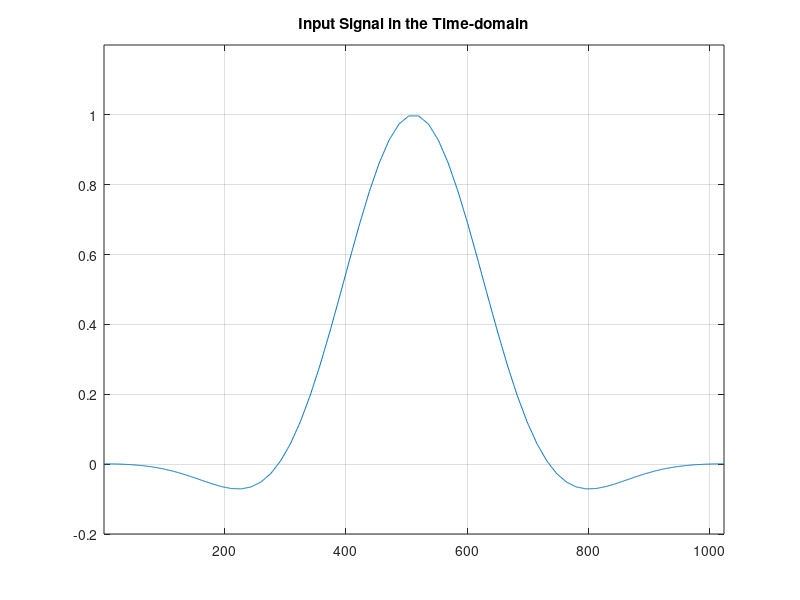
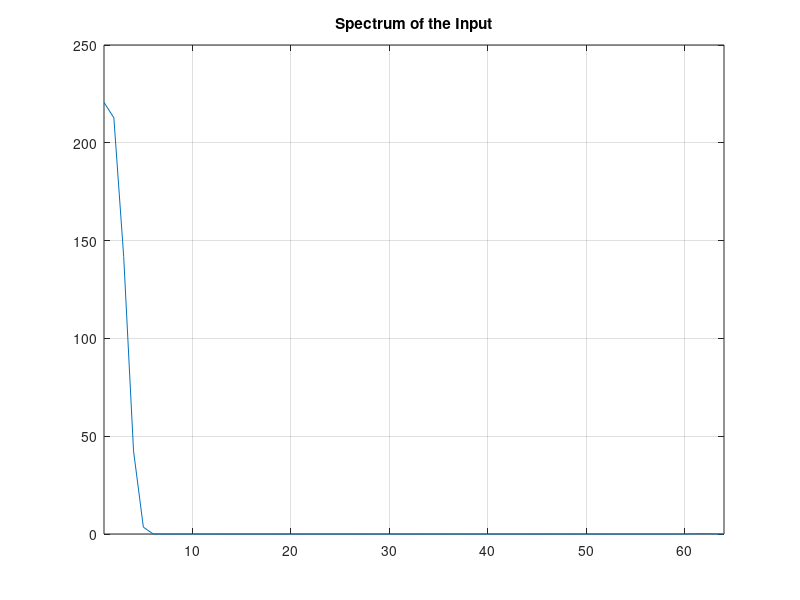
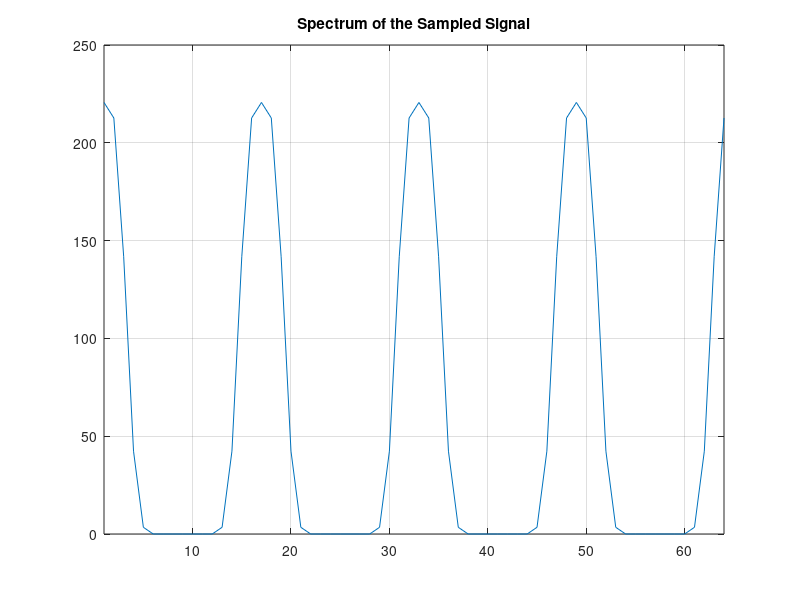
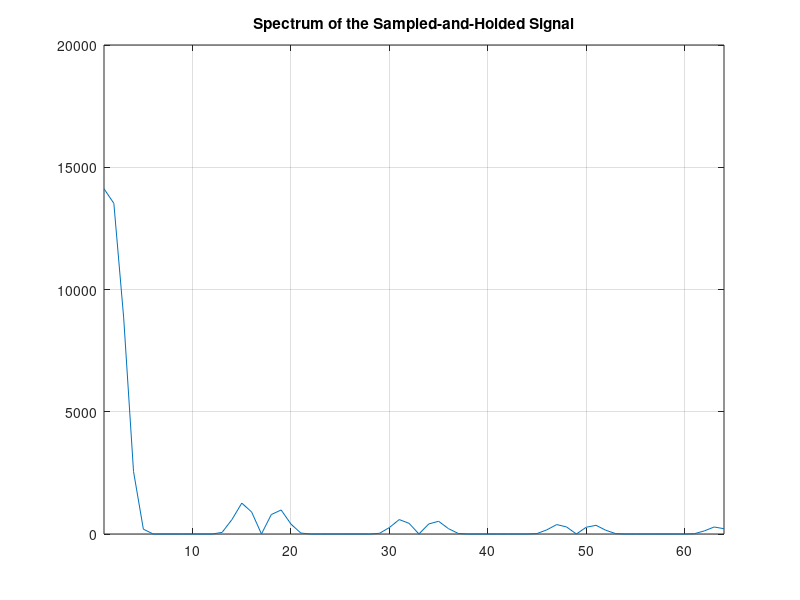

The MATLAB source for these figures, in order:
%%%%%%%%%%%%%%%%%%%%%%%%%%%%%%%%%%%%%%%%%%%%%%%%%%%%%%%%%%%%%%%%%%%%%%%%%%%
%                              Example 1.5                                %
%%%%%%%%%%%%%%%%%%%%%%%%%%%%%%%%%%%%%%%%%%%%%%%%%%%%%%%%%%%%%%%%%%%%%%%%%%%

clear all;            

%-------------------------------------------------------------------------%
%                                                                         %
%                           Simulation parameters                         %
%                                                                         %
%-------------------------------------------------------------------------%

points=2^10;            % The number of points used in the simulation 
S=64;                   % sampling period
t=[1:points];           % clock-times used in the simulation
N=2^6;                  % number of points used in the flattop function
w = flattopwin(N);
tw=[0:N-1];
tw=tw*points/(N-1);
y=interp1(tw,w,t)  ;    % interpolation of w

%--------------------------------Graphics---------------------------------%
%                                                                         %
%    figure(1) --> Fig 1.29(a) page 37                                    %
%    figure(2) --> Fig 1.29(b) page 37                                    %
%    figure(3) --> Fig 1.30(a) page 38                                    %
%    figure(4) --> Fig 1.30(b) page 38                                    %
%                                                                         %
%-------------------------------------------------------------------------%

figure(1);
plot(y)
title('Input Signal in the Time-domain')
axis([1 points -0.2 1.2]);
grid on
sp=abs(fft(y));         % spectrum of the input

figure(2);
plot(sp(1:64));
title('Spectrum of the Input')
grid on;
xlim([1 64]);

% SAMPLING
index=1;
b=S;
for i=1:points
    if i<b
        ysamp(i)=0;
    end
    if i==b
        ysamp(i)=y(index)*S;
        b=b+S;
        index=index+S;
    end
end
% SAMPLING AND HOLD
index=1;
b=S;
for i=1:points
    if i<=b
        ys_h(i)=y(index)*S;
    end
    if i==b
        ys_h(i)=y(index)*S;
        b=b+S;
        index=index+S;
    end
end

figure(3);
sp_s=abs(fft(ysamp));     % spectrum of the sampled signal
plot(sp_s(1:64));
title('Spectrum of the Sampled Signal')
grid on;
xlim([1 64]);

figure(4);
spH=abs(fft(ys_h));     % spectrum of the sampled-and-holded signal
plot(spH(1:64));
title('Spectrum of the Sampled-and-Holded Signal')
grid on;
xlim([1 64]);
